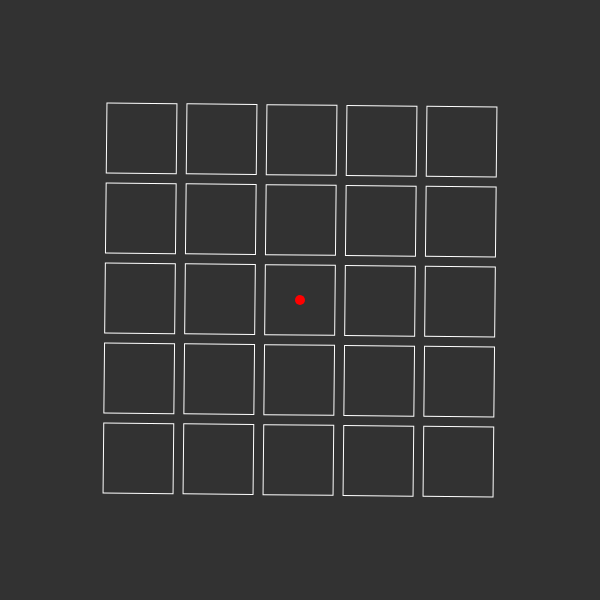
Frame 1 (no input)
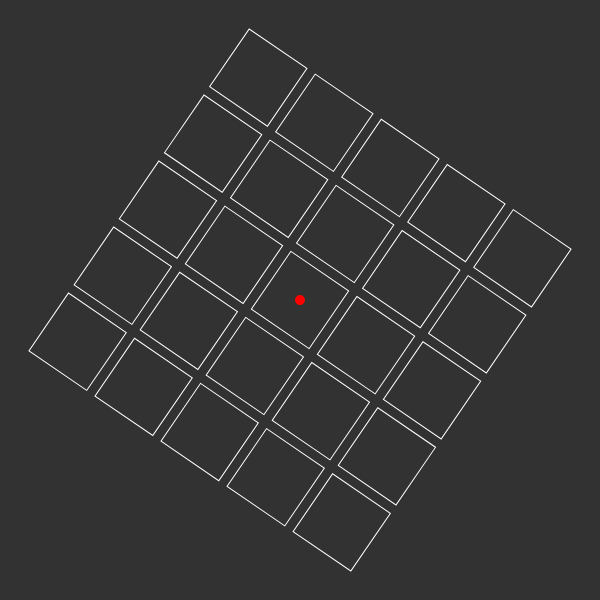
Frame 60 (no input)
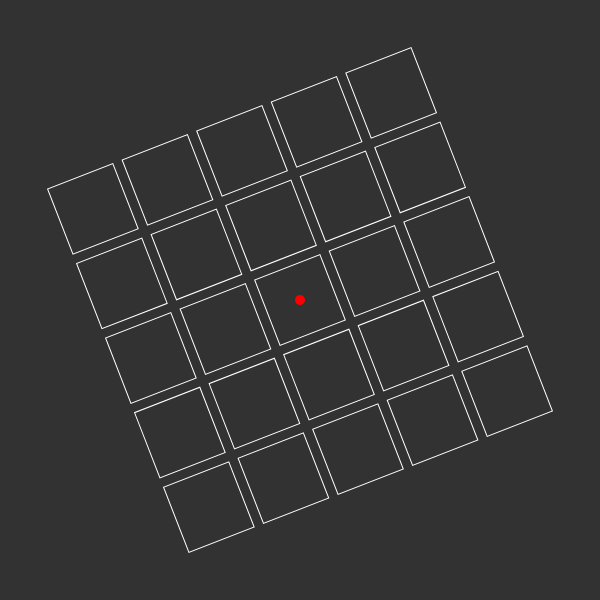
Frame 120 (the mouse pressed at the canvas centre since frame 60)

The p5.js sketch that drew these frames (run headless with seeded random() and noise() and a simulated clock; from frame 60 on, the mouse is pressed at the canvas centre):

// p5.js sketch
// ── sketch.js
function setup() {
  createCanvas(600, 600);
}


function draw() {
  background(50);
  noFill();
  stroke(255);
  
  
  var howManyTimes = 5;
  var rectSize = 70;
  var gap = 10;

  var startX = -( (rectSize + gap) * 2 + rectSize/2 );
  var startY = -( (rectSize + gap) * 2 + rectSize/2 );

  push();
  translate(width / 2, height / 2);
  rotate(frameCount*0.01);
  for (var y = 0; y < howManyTimes; y++) {
    for (var x = 0; x < howManyTimes; x++) {
      rect(startX + (rectSize + gap) * x, startY + (rectSize + gap) * y,
        rectSize, rectSize);
    }
  }

  // red dot - the origin
  noStroke();
  fill(255, 0, 0);
  ellipse(0, 0, 10, 10);
  pop();

}
